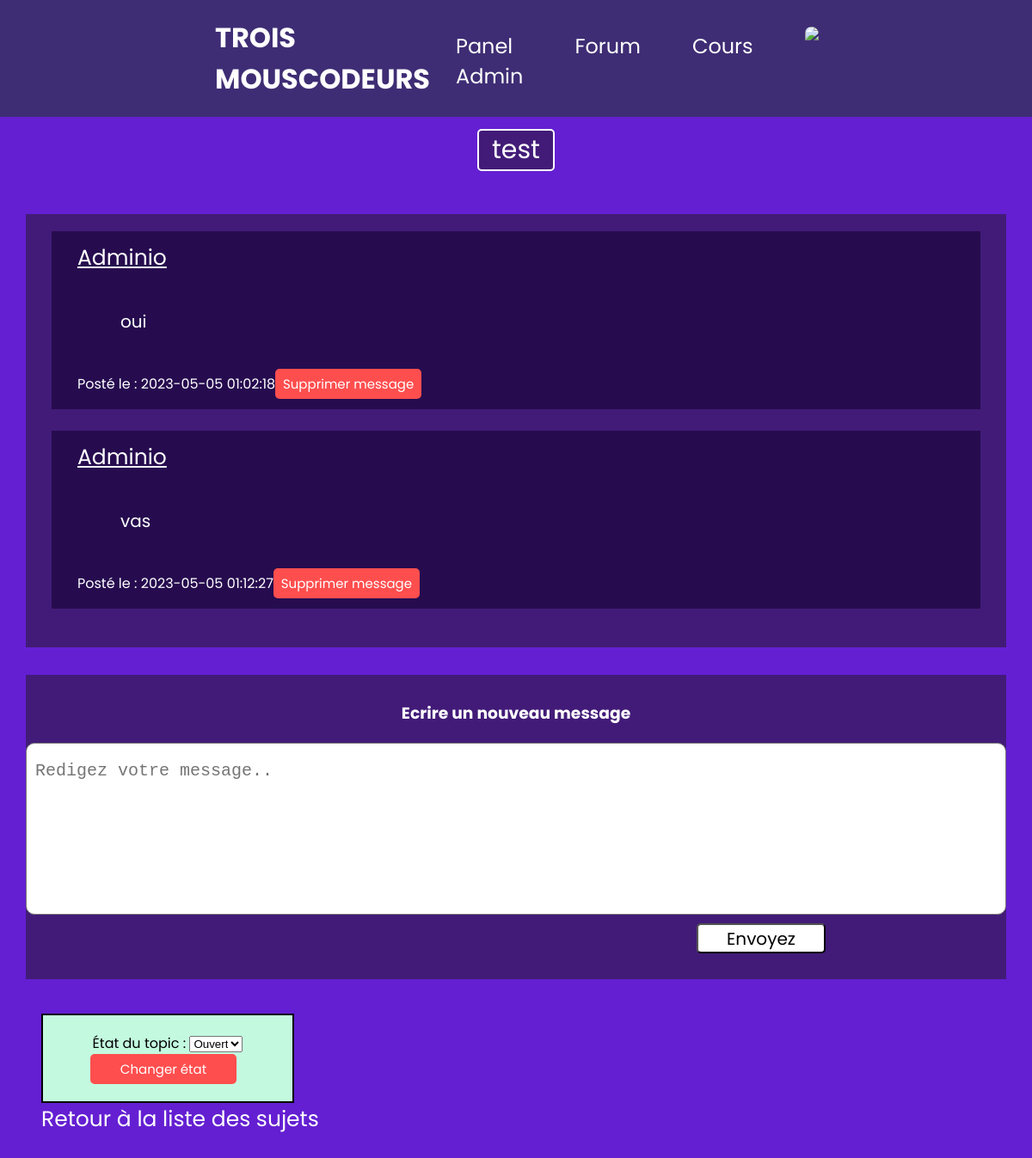
The app's page /?p=forum&id_topic=15 (signed in) with its own data.
### tables this page shows
CREATE TABLE `t_topic` (
  `id_topic` int(11) NOT NULL,
  `titre_topic` varchar(200) NOT NULL,
  `etat` varchar(200) NOT NULL,
  `date_derniere_maj` datetime NOT NULL DEFAULT CURRENT_TIMESTAMP,
  `date_creation` datetime NOT NULL DEFAULT CURRENT_TIMESTAMP
);

CREATE TABLE `t_message` (
  `id_message` int(11) NOT NULL,
  `user_source` int(11) DEFAULT NULL,
  `user_target` int(11) DEFAULT NULL,
  `citation` int(11) DEFAULT NULL,
  `topic` int(11) NOT NULL,
  `contenu_mess` text NOT NULL,
  `date_poste` datetime NOT NULL DEFAULT CURRENT_TIMESTAMP
);

CREATE TABLE `t_user` (
  `id_user` int(11) NOT NULL,
  `mail` varchar(200) NOT NULL,
  `id_role` int(11) NOT NULL,
  `mdp` varchar(200) NOT NULL,
  `pseudo` varchar(50) NOT NULL,
  `anniv` varchar(12) NOT NULL,
  `age` int(3) NOT NULL,
  `bio` text NOT NULL
);

### Model/Model.php (called while the page is built, shortened)
<?php
class Model
{
	private static $serveur="mysql:host=localhost";
	private static $bdd="dbname=daw";
	private static $user="root";
	private static $mdp="";
	private static $pdo;
	private static $PDOBD=null;
	private function __construct()
	{
		Model::$pdo = new PDO(Model::$serveur.';'.Model::$bdd.';charset=utf8', Model::$user, Model::$mdp);
		Model::$pdo->setAttribute(PDO::ATTR_ERRMODE, PDO::ERRMODE_WARNING);
	}
	public  static function getBDD()
	{
		if(Model::$PDOBD==null)	{Model::$PDOBD= new Model();}
		return Model::$PDOBD;
	}
	function getSujetTopic($id)
	{
		$sql = " SELECT titre_topic FROM t_topic WHERE id_topic = $id";
		$stmt = Model::$pdo->prepare($sql);
		$stmt->execute();
		$titre = $stmt->fetchAll();
		return $titre[0];
	}
	function getMessagesTopic($id)
	{
		$sql = " SELECT m.id_message, u1.pseudo AS auteur, u2.pseudo AS destinataire, m.topic, m.contenu_mess, m.date_poste, m2.contenu_mess AS message_source
            FROM t_message AS m
            INNER JOIN t_user AS u1 ON m.user_source = u1.id_user
            LEFT JOIN t_user AS u2 ON m.user_target = u2.id_user
            LEFT JOIN t_message AS m2 ON m.citation = m2.id_message
            WHERE m.topic = $id
            ORDER BY m.date_poste ASC";
		$stmt = Model::$pdo->prepare($sql);
		$stmt->execute();
		return $stmt->fetchAll();
	}
}
?>

### Vue/sujetForum.php (the view, shortened to what this page needs)
<div class="index_Topic">
    <p class="titre_topic"><?php echo $titre['titre_topic'];?></p>
    <div id='toutes_les_reponses' class="all_answer">
        <?php
        foreach ($messages as $message) {
            echo "<div class ='reponses'>";
            echo "<p class='pseudo_forum'> " . $message['auteur'] . " </p>";
            echo " <p class='message'> " . $message['contenu_mess'] . " </p> ";
            echo "<p style='display:inline;'> Posté le : " . $message['date_poste'];
            if(isset($_SESSION["user"]) && $_SESSION["admin"] == "oui"){
                echo '<form method="post" class="right"  >
                        <input class="suppr_newTopic" type="submit" name="supprMessage" value="Supprimer message"/>
                        <input type="hidden" name="id_mess" value="'.$message['id_message'].'">
                    </form>';
            }
            echo "</p> </div> </br>";
        }
        ?>
    </div>
<?php
    if(isset($_SESSION["user"])){
      echo '  <div id="nouveau_mess" class="new_topic">
            <form class="form_newTopic" method="post">
            <h3>Ecrire un nouveau message</h3>
                <textarea class="msg_newTopic" placeholder="Redigez votre message.." name="message" rows="15" cols="50" required></textarea> </br>
                 <input type="hidden" name="id_suj" value="'.$idTopic.'">
                <input class="btn_newTopic" type="submit" name="postMessage" value="Envoyez"/>
                <input type="hidden" name="id_message_cite" id="id_message_cite" value="">
                <input type="hidden" name="id_auteur_message_cite" id="id_auteur_message_cite" value="">
            </form>
        </div>';
    }
?>
</div>
<?php
    if(isset($_SESSION["user"]) && $_SESSION["admin"] == "oui"){
        echo '<form id="change_etat_topic" class="etat_topic" method="POST">
              <input type="hidden" name="id_topic" value="'. $_GET['id_topic']  .'">
              <label for="etat_topic">État du topic :</label>
              <select name="etat_topic" id="etat_topic">
                <option value="ouvert">Ouvert</option>
                <option value="ferme">Fermé</option>
              </select>
              <br>
              <input class="suppr_newTopic" type="submit" name="bouton_change_etat_topic" value="Changer état" />
            </form>';
            }
?>
<a class="btn_retour" href="?p=forum"> Retour à la liste des sujets </a>

### Vue/style.css (style rules this page uses)
* { margin:0; padding:0; text-decoration:none; list-style: none; }
:root { --primary-color: #641fd2; --nav-bar:#3e2d74; --button-hover:#4c1ee3; --lecon:#351a56b7; --reponse:#260c4f; --cours:#5e3a89b7; --cour-hover:#7c65c9; --colortext:#2F1094; }
body { font-family: 'Poppins'; background-color: var(--primary-color); margin-bottom: 60px; }
.msg_newTopic { border-radius: 10px; max-width: 1200px; width: 100%; max-height: 200px; font-size: 20px; padding:20px 10px; resize: none; margin-top: 20px; }
.new_topic { width:95%; }
.form_newTopic { background-color: var(--lecon); margin-top:30px; padding:30px 0px; }
.btn_newTopic { font-family: "Poppins"; background-color: white; width: 150px; height: 35px; border-radius: 5px; font-size: 20px; margin-top:10px; margin-left: 50%; }
.suppr_newTopic { font-family: "Poppins"; font-size: 15px; background-color: rgb(255, 78, 78); width: 170px; height: 35px; border-radius: 5px; color: white; border: none; margin-right:10px; }
.index_Topic { display: flex; flex-direction: column; align-items: center; text-align: center; color:white; }
.titre_topic { font-size: 30px; font-family: "Poppins"; background: var(--lecon); border-radius: 5px; border:2px solid white; padding: 0 15px; }
.all_answer { text-align: left; background-color:var(--lecon); width: 95%; padding: 20px 0; margin: 50px 0 2px 0; }
.reponses { padding: 12px 30px; background-color: var(--reponse); margin: 0 30px; }
.pseudo_forum { font-size: 25px; text-decoration: underline; }
.etat_topic { background-color: #c3fadf; border:2px solid black; color:black; padding: 20px; text-align: center; max-width: 250px; margin-left: 4%; margin-top: 40px; }
.btn_retour { font-size: 25px; color:white; margin-left: 4%; }
.message { padding: 40px; padding-left: 50px; font-size: 20px; word-wrap: break-word; }
.right { display:inline-block; }

### records on screen
t_topic: titre_topic "test"
t_message: t_user.pseudo "Adminio", contenu_mess "oui", date_poste "2023-05-05 01:02:18"
t_message: t_user.pseudo "Adminio", contenu_mess "vas", date_poste "2023-05-05 01:12:27"
